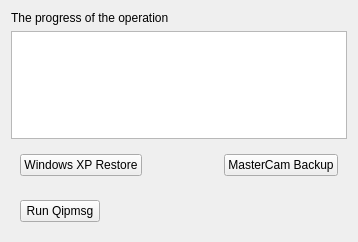
<?xml version="1.0" encoding="UTF-8"?>
<ui version="4.0">
 <class>System_setup</class>
 <widget class="QDialog" name="System_setup">
  <property name="geometry">
   <rect>
    <x>0</x>
    <y>0</y>
    <width>358</width>
    <height>242</height>
   </rect>
  </property>
  <property name="windowTitle">
   <string>SystemTool</string>
  </property>
  <layout class="QVBoxLayout" name="verticalLayout">
   <item>
    <widget class="QLabel" name="label">
     <property name="text">
      <string>The progress of the operation</string>
     </property>
    </widget>
   </item>
   <item>
    <widget class="QTextBrowser" name="show_progress">
     <property name="font">
      <font>
       <pointsize>6</pointsize>
      </font>
     </property>
    </widget>
   </item>
   <item>
    <widget class="QWidget" name="show_btn" native="true">
     <layout class="QHBoxLayout" name="horizontalLayout">
      <item>
       <widget class="QPushButton" name="btn_winxp_restore">
        <property name="minimumSize">
         <size>
          <width>70</width>
          <height>0</height>
         </size>
        </property>
        <property name="text">
         <string>Windows XP Restore</string>
        </property>
        <property name="autoDefault">
         <bool>false</bool>
        </property>
       </widget>
      </item>
      <item>
       <spacer name="horizontalSpacer">
        <property name="orientation">
         <enum>Qt::Horizontal</enum>
        </property>
        <property name="sizeHint" stdset="0">
         <size>
          <width>40</width>
          <height>20</height>
         </size>
        </property>
       </spacer>
      </item>
      <item>
       <widget class="QPushButton" name="btn_mastercam_bk">
        <property name="minimumSize">
         <size>
          <width>70</width>
          <height>0</height>
         </size>
        </property>
        <property name="text">
         <string>MasterCam Backup</string>
        </property>
        <property name="autoDefault">
         <bool>false</bool>
        </property>
       </widget>
      </item>
     </layout>
    </widget>
   </item>
   <item>
    <widget class="QWidget" name="show_btn_2" native="true">
     <layout class="QHBoxLayout" name="horizontalLayout_2">
      <item>
       <widget class="QPushButton" name="btn_qipmsg">
        <property name="minimumSize">
         <size>
          <width>70</width>
          <height>0</height>
         </size>
        </property>
        <property name="text">
         <string>Run Qipmsg</string>
        </property>
        <property name="autoDefault">
         <bool>false</bool>
        </property>
       </widget>
      </item>
      <item>
       <spacer name="horizontalSpacer_2">
        <property name="orientation">
         <enum>Qt::Horizontal</enum>
        </property>
        <property name="sizeHint" stdset="0">
         <size>
          <width>40</width>
          <height>20</height>
         </size>
        </property>
       </spacer>
      </item>
     </layout>
    </widget>
   </item>
  </layout>
 </widget>
 <resources/>
 <connections/>
</ui>
